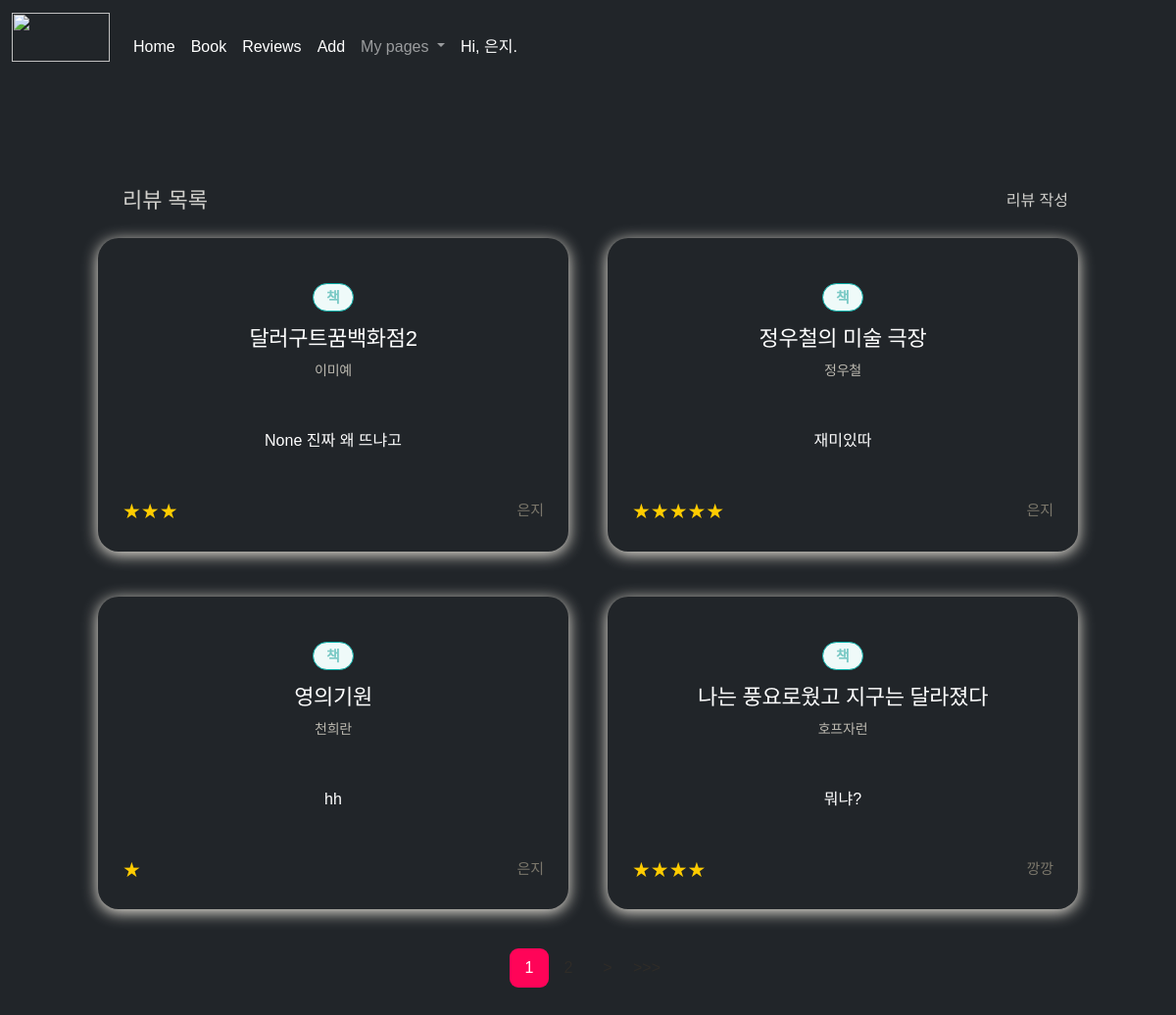
/member/ (signed in), run on the app's committed database.
### member/models.py (models this page shows, shortened)
class User(AbstractUser):
    nickname = models.CharField(
        max_length=15,
        unique=True,
        null=True,
        error_messages={'unique': '이미 사용 중인 닉네임 입니다!'},)

class Review(models.Model):
    point = models.IntegerField(choices=REVIEW_POINT_CHOICES, default=None)
    comment = models.CharField(max_length=500)
    book = models.ForeignKey(Book, on_delete=models.CASCADE)
    author = models.ForeignKey(User, on_delete=models.CASCADE)
    created_at = models.DateTimeField(
        auto_now_add=True)  # 모델이 생성된 시간을 자동으로 필드에 넣어
    updated_at = models.DateTimeField(auto_now=True)

class Book(models.Model):
    name = models.CharField(max_length=25, verbose_name='제목')
    writer = models.CharField(max_length=15, verbose_name='저자')
    bookcovers = models.CharField(max_length=500, default=None, null=True)
    created_at = models.DateTimeField(auto_now_add=True)
    updated_at = models.DateTimeField(auto_now=True)

### member/views.py (the view)
# urls.py: path('', views.IndexView.as_view(), name="index"),
class IndexView(ListView):
    model = Review
    template_name = "bookcha/index.html"
    context_object_name = "reviews"
    paginate_by = 4
    ordering = ["created_at"]

### member/templates/bookcha/index.html (shortened to what this page needs)
{% load static %}
{% block content %}
<!DOCTYPE html>
<html lang="en">
<head>
    <link href="https://cdn.jsdelivr.net/npm/bootstrap@5.1.0/dist/css/bootstrap.min.css" rel="stylesheet">
    <link rel="stylesheet" href="{% static 'style.css' %}">
</head>
    <body class="d- flex text-center text-white bg-dark mg-3" cz-shortcut-listen="true">
        <header class="mb-auto">
            <nav class="navbar navbar-expand-lg navbar-dark bg-dark">
                <div class="container-fluid">
                    <a href="http://49.50.172.121:8800/"><img id="nav_img" class="mb-4 navbar-brand" src="https://img1.daumcdn.net/thumb/R1280x0/?scode=mtistory2&fname=https%3A%2F%2Fblog.kakaocdn.net%2Fdn%2FuAV4y%2Fbtrd5EvWVRw%2F4ZTGJqhtplydRDG6NRXsjK%2Fimg.png" alt=""></a>
                <div class="collapse navbar-collapse" id="navbarNavDropdown">
                    <ul class="navbar-nav">
                    <li class="nav-item">
                        <a class="nav-link active" aria-current="page" href="http://49.50.172.121:8800/">Home</a>
                    </li>
                    <li class="nav-item">
                        <a class="nav-link active" aria-current="page" href="http://49.50.172.121:8800/member/list">Book</a>
                    </li>
                    <li class="nav-item">
                        <a class="nav-link active" aria-current="page" href="/member/review/list">Reviews</a>
                    </li>
                    <li class="nav-item">
                        <a class="nav-link active" aria-current="page" href="http://49.50.172.121:8800/member/create">Add</a>
                    </li>
                    <li class="nav-item dropdown">
                        <a class="nav-link dropdown-toggle" href="#" id="navbarDropdownMenuLink" role="button" data-bs-toggle="dropdown" aria-expanded="false">
                        My pages
                        </a>
                    </li>
                    <li class="nav-item" id="nav_user_col">
                        <span  id="nav_user" class="nav-link active">
                            {% if user.is_authenticated %}
                            Hi, {{user.nickname}}.
                        {% endif %}
                        </span>
                    </li>
                    </ul>
                </div>
                </div>
            </nav>
        </header>
        <div class="content-list max-content-width">
        <div class="header">
            <h2>리뷰 목록</h2>
            <a class="cp-ic-button" href="{% url 'review--create' %}">리뷰 작성</a>
        </div>
        <div class="contents">
        {% for review in reviews %}
        <a href="{% url 'review-detail' review.id%}">
            <section class="cp-card content bg-dark">
                <div class="body">
                    <span class="cp-chip green mt-3">책</span>
                    <h2 class="title text-white mb-1">{{ review.book.name }}</h2>
                    <date class="date mb-3">{{ review.book.writer }}</date>
                    <br>
                    <br>
                    <br>
                    <h7 class="content text-white mt-3">{{ review.comment }}</h7>
                    <div class="metadata">
                        <div class="review-rating">
                            <span class="cp-stars">
                                {% for i in ""|ljust:review.point %}★{% endfor %}
                            </span>
                        </div>
                        <div class="review-author">
                            <span>{{ review.author.nickname}}</span>
                        </div>
                    </div>
                </div>
            </section>
        </a>
        {% endfor %}
        </div>
        {% if is_paginated %}
            <footer>
            <ul class="pagination">
                {% for num in page_obj.paginator.page_range %}
                {% if page_obj.number == num %}
                    <li class="current">{{ num }}</li>
                {% elif num > page_obj.number|add:'-3' and num < page_obj.number|add:'3' %}
                    <li><a href="?page={{ num }}">{{ num }}</a></li>
                {% endif %}
                {% endfor %}
                {% if page_obj.has_next %}
                <li><a href="?page={{ page_obj.next_page_number }}">></a></li>
                <li><a href="?page={{ page_obj.paginator.num_pages }}">>>></a></li>
                {% endif %}
            </ul>
            </footer>
        {% endif %}
    </body>
</html>
{% endblock content %}

### member/static/style.css (style rules this page uses)
:root { --border: #e3e1dc; --max-width: 1100px; --max-content-width: 1000px; --body-background: #212529; --site-header-background: #212529; --navbar: #2f2c28; --site-footer: #bcb9b0; --site-footer-background: #2f2c28; --account-link: #ffcc00; --content-list-contet-date: #bcb9b0; --main-header-background: #fff; --main-header-height: 565px; --main-header-border: #f0efec; --main-header: #fff; --content-list-sub-heading: #d1d0cc; --content-list-pagination-current: #fff; --content-list-pagination-current-bg: #ff0458; --review-detail-date: #bcb9b0; --review-detail-side-padding: 8px; --profile-header-edit: #7b776b; --file-content-border: #d3d1c8; --file-content-background: #212529; }
body { display: flex; justify-content: center; min-height: 100vh; flex-direction: column; margin: 0; word-break: keep-all; }
#nav_img { margin-top: 5px; padding: 0; width: 100px; height: 50px; }
.max-content-width { max-width: var(--max-content-width); width: 100%; }
.content-list { margin: 72px auto 340px; }
.content-list .header { display: flex; justify-content: space-between; align-items: center; margin: 25px 10px 25px 25px; }
.content-list .header h2 { font-size: 22px; color: var(--content-list-sub-heading); margin: 0; }
.content-list .contents { display: grid; grid-template-columns: repeat(2, minmax(0, 1fr)); gap: 46px 40px; }
.content-list .content { min-width: auto; }
.cp-card { border-radius: 21px; box-shadow: 0 3px 16px 0 #f1ece2; will-change: box-shadow; }
.content-list .content .body { padding: 30px 25px; }
.content-list .content .title { font-size: 22px; font-weight: normal; line-height: 33px; letter-spacing: -0.33px; margin: 11px 0 5px; overflow: hidden; white-space: nowrap; text-overflow: ellipsis; }
.content-list .content .date { font-size: 14px; letter-spacing: -0.21px; color: var(--content-list-contet-date); }
.content-list .content .metadata { margin-top: 48px; display: flex; justify-content: space-between; align-items: center; color: var(--content-list-pagination-current); }
.content-list .pagination { display: flex; justify-content: center; margin: 40px 0; padding: 0; list-style: none; color: var(--content-list-pagination-current); }
.content-list .pagination li { min-width: 40px; height: 40px; line-height: 40px; text-align: center; color: var(--content-list-pagination-current); }
.content-list .pagination li.current { border-radius: 9px; background-color: var(--content-list-pagination-current-bg); color: var(--content-list-pagination-current); }
.review-author { display: flex; align-items: center; font-size: 15px; color: var(--profile-header-edit); }
.review-rating { display: flex; justify-content: flex-end; align-items: center; }
* { font-family: "Spoqa Han Sans Neo", sans-serif; }
:root { --text: #2f2c28; --link: #ffcc00; --button-text: #fff; --button-primary-background: #ff0458; --button-primary-hover-background: #ff045893; --button-warn-background: #f9592c; --button-secondary-background: #bcb9b0; --ic-button-circle: #ffcc00; --input-background: #fff; --input-border: #cccac3; --input-placeholder: #bcb9b0; --input-focus-border: #ffcc00; --input-focus-background: #fffdf3; --input-error: #e6584e; --input-error-border: #e6584e; --chip-border: #e3e1dc; --chip-text: #2f2c28; --chip-green-background: #effaf9; --chip-green-text: #79c9c5; --chip-green-border: #06aea7; --avatar-placeholder: #e3e1dc; --stars: #ffcc00; --dialog-border: #e3e1dc; --dialog-background: #f6f5f3; --dialog-info: #e1811b; --box-border: #e3e1dc; }
body, a, a:hover { color: var(--text); }
a { text-decoration: none; }
.cp-ic-button { color: var(--content-list-sub-heading); display: inline-flex; outline: none; border: none; background: none; align-items: center; }
.cp-ic-button:not(.after)::before { content: " "; margin-right: 7px; display: inline-block; width: 18px; height: 18px; background-position: center; background-size: 18px 18px; background-repeat: no-repeat; }
.cp-stars { color: var(--stars); font-size: 21px; line-height: 21px; }
.cp-chip { display: inline-block; padding: 0 17px; font-size: 15px; line-height: 32px; color: var(--chip-text); font-weight: 800; border: 1px solid var(--chip-border); border-radius: 9999px; }
.cp-chip.green { padding: 0 13px; line-height: 27px; color: var(--chip-green-text); background-color: var(--chip-green-background); border-color: var(--chip-green-border); }
.cp-card { border-radius: 21px; box-shadow: 0 3px 16px 0 #f1ece2; background-color: white; will-change: box-shadow; }

### data on the page
User: nickname "은지"
Review: book.name "달러구트꿈백화점2", book.writer "이미예", comment "None 진짜 왜 뜨냐고", author.nickname "은지"
Review: book.name "정우철의 미술 극장", book.writer "정우철", comment "재미있따", author.nickname "은지"
Review: book.name "영의기원", book.writer "천희란", comment "hh", point 1 (drawn), author.nickname "은지"
Review: book.name "나는 풍요로웠고 지구는 달라졌다", book.writer "호프자런", comment "뭐냐?", author.nickname "깡깡"

### other printed values
{{ num }} "1"
